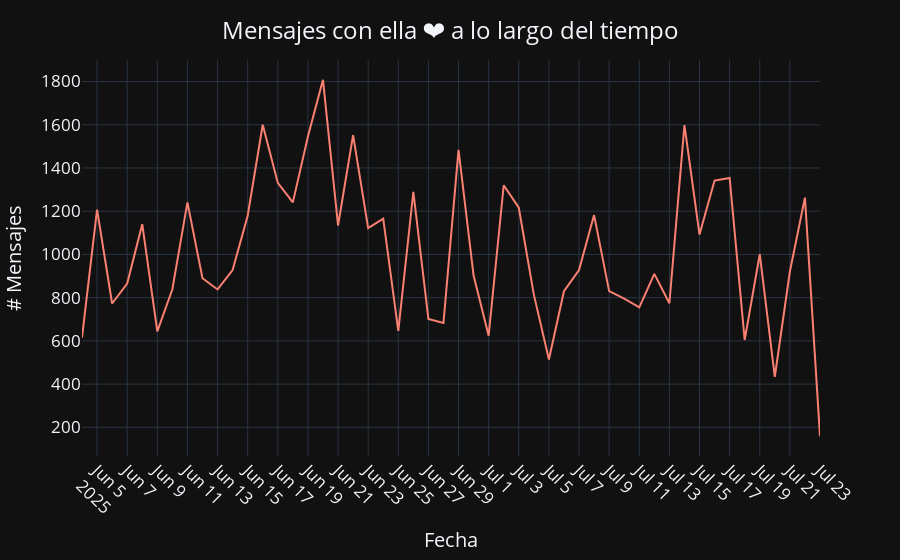

Source (notebook cell):
### Markdown cell above
#### Número de mensajes a través del tiempo

### Code cell
# Crear una columna de 1 para realizar el conteo de mensajes
df['# Mensajes por día'] = 1

# Agrupar por fecha y sumar solo la columna numérica
date_df = df.groupby('Fecha')['# Mensajes por día'].sum().reset_index()

# Plotear la cantidad de mensajes respecto del tiempo
fig = px.line(date_df, x='Fecha', y='# Mensajes por día', color_discrete_sequence=['salmon'], template='plotly_dark')

# Ajustar el gráfico
fig.update_layout(
    title={'text': 'Mensajes con ella ❤️ a lo largo del tiempo', 'y':0.96, 'x':0.5, 'xanchor': 'center'},
    font=dict(size=17)
)
fig.update_xaxes(title_text='Fecha', tickangle=45, nticks=35)
fig.update_yaxes(title_text='# Mensajes')
fig.show()

### Figure 1 — Plotly figure (JSON) as saved in the notebook; plotly's stock layout.template omitted (floating-point values rounded to 4 significant figures)
{"data": [{"hovertemplate": "Fecha=%{x}<br># Mensajes por día=%{y}<extra></extra>", "legendgroup": "", "line": {"color": "salmon", "dash": "solid"}, "marker": {"symbol": "circle"}, "mode": "lines", "name": "", "orientation": "v", "showlegend": false, "type": "scatter", "x": ["2025-06-04", "2025-06-05", "2025-06-06", "2025-06-07", "2025-06-08", "2025-06-09", "2025-06-10", "2025-06-11", "2025-06-12", "2025-06-13", "2025-06-14", "2025-06-15", "2025-06-16", "2025-06-17", "2025-06-18", "2025-06-19", "2025-06-20", "2025-06-21", "2025-06-22", "2025-06-23", "2025-06-24", "2025-06-25", "2025-06-26", "2025-06-27", "2025-06-28", "2025-06-29", "2025-06-30", "2025-07-01", "2025-07-02", "2025-07-03", "2025-07-04", "2025-07-05", "2025-07-06", "2025-07-07", "2025-07-08", "2025-07-09", "2025-07-10", "2025-07-11", "2025-07-12", "2025-07-13", "2025-07-14", "2025-07-15", "2025-07-16", "2025-07-17", "2025-07-18", "2025-07-19", "2025-07-20", "2025-07-21", "2025-07-22", "2025-07-23"], "xaxis": "x", "y": [615, 1207, 773, 865, 1140, 644, 839, 1241, 890, 838, 928, 1179, 1600, 1331, 1241, 1546, 1808, 1134, 1552, 1122, 1166, 646, 1290, 701, 683, 1484, 902, 624, 1320, 1216, 814, 514, 830, 928, 1182, 830, 796, 755, 910, 774, 1598, 1092, 1342, 1354, 604, 1001, 434, 921, 1263, 159], "yaxis": "y"}], "layout": {"font": {"size": 17}, "legend": {"tracegroupgap": 0}, "margin": {"t": 60}, "title": {"text": "Mensajes con ella ❤️ a lo largo del tiempo", "x": 0.5, "xanchor": "center", "y": 0.96}, "xaxis": {"anchor": "y", "domain": [0, 1], "nticks": 35, "tickangle": 45, "title": {"text": "Fecha"}}, "yaxis": {"anchor": "x", "domain": [0, 1], "title": {"text": "# Mensajes"}}}}
